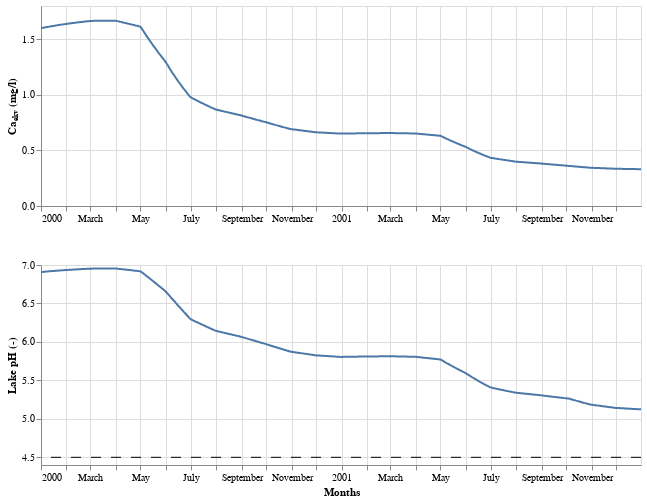

The cell this chart's notebook holds for it:
### Markdown cell above
## 3. Model

Requires as input a **lake object** and a **lime product** object. 

By default, the lime dose is 10 mg/l, the liming month is 7, the spreading method is `wet`, the soluble fraction for lake-bottom lime is 1, the rate coefficient for lake-bottom lime is 0.1, the decay constant for lime becoming inactive is 0.1, the maximum concentration is 8.5 mg-Ca/l, and the number of months simulated is 12. This behaviour can be changed/overridden by passing kwargs to the constructor.

### Code cell
model = lm.Model(
    lake,
    prod,
    lime_dose=10,
    lime_month=1,
    spr_meth="wet",
    spr_prop=0.5,
    F_sol=1,
    rate_const=0.1,
    activity_const=0.1,
    ca_aq_sat=8.5,
    n_months=24,
)

print(f"Method factor for '{model.spr_meth}': {model.method_fac:.1f}.")
print(
    f"Instananeous ΔCa-equivalents: {model.C_inst0:.2f} mg/l ({model.C_inst0 * 100.09/40.08:.2f} mg-CaCO3/l)."
)
print(
    f"Slow, lake-bottom ΔCa-equivalents: {model.C_bott0:.2f} mg/l ({model.C_bott0 * 100.09/40.08:.2f} mg-CaCO3/l)."
)
model.plot_result(lib="Altair")

### Figure 1 — Vega-Lite specification as saved in the notebook (floating-point values rounded to 4 significant figures; data arrays with more than 128 entries replaced by an {"elided": "..."} marker saying what was removed)
{"config": {"view": {"continuousWidth": 300, "continuousHeight": 300}}, "vconcat": [{"data": {"name": "data-0fb581080dd76d890006979852b6ade0"}, "mark": {"type": "line"}, "encoding": {"tooltip": [{"field": "date", "type": "temporal"}, {"field": "Ca (mg/l)", "format": ",.2f", "type": "quantitative"}], "x": {"axis": {"grid": true, "title": " "}, "field": "date", "type": "temporal"}, "y": {"axis": {"title": "Caₑₖᵥ (mg/l)"}, "field": "Ca (mg/l)", "type": "quantitative"}}, "height": 200, "name": "view_6", "width": 600}, {"layer": [{"data": {"name": "data-0fb581080dd76d890006979852b6ade0"}, "mark": {"type": "line"}, "encoding": {"tooltip": [{"field": "date", "type": "temporal"}, {"field": "pH", "format": ",.2f", "type": "quantitative"}], "x": {"axis": {"grid": true, "title": "Months"}, "field": "date", "type": "temporal"}, "y": {"axis": {"title": "Lake pH (-)"}, "field": "pH", "scale": {"zero": false}, "type": "quantitative"}}, "name": "view_5"}, {"data": {"name": "data-6365363ef254e581922c1ab3482028c7"}, "mark": {"type": "rule", "strokeDash": [10, 10]}, "encoding": {"y": {"field": "pH", "type": "quantitative"}}}], "height": 200, "width": 600}], "params": [{"name": "param_7", "select": {"type": "interval", "encodings": ["x", "y"]}, "bind": "scales", "views": ["view_6"]}, {"name": "param_6", "select": {"type": "interval", "encodings": ["x", "y"]}, "bind": "scales", "views": ["view_5"]}], "$schema": "https://vega.github.io/schema/vega-lite/v5.16.3.json", "datasets": {"data-0fb581080dd76d890006979852b6ade0": {"elided": "731 records"}, "data-6365363ef254e581922c1ab3482028c7": [{"pH": 4.5}]}}
